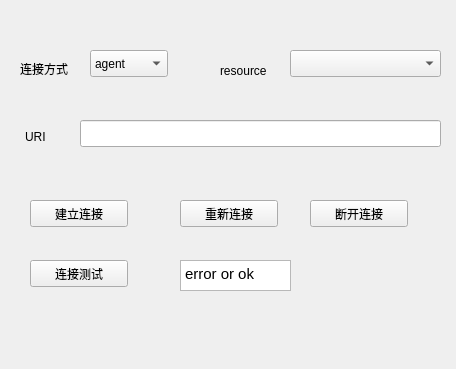
<?xml version="1.0" encoding="UTF-8"?>
<ui version="4.0">
 <class>AgentConfig</class>
 <widget class="QWidget" name="AgentConfig">
  <property name="geometry">
   <rect>
    <x>0</x>
    <y>0</y>
    <width>456</width>
    <height>369</height>
   </rect>
  </property>
  <property name="baseSize">
   <size>
    <width>750</width>
    <height>0</height>
   </size>
  </property>
  <property name="windowTitle">
   <string>Form</string>
  </property>
  <widget class="QLabel" name="labelAgent">
   <property name="geometry">
    <rect>
     <x>20</x>
     <y>60</y>
     <width>66</width>
     <height>17</height>
    </rect>
   </property>
   <property name="text">
    <string>连接方式</string>
   </property>
  </widget>
  <widget class="QPushButton" name="agentDisconnect">
   <property name="geometry">
    <rect>
     <x>310</x>
     <y>200</y>
     <width>98</width>
     <height>27</height>
    </rect>
   </property>
   <property name="text">
    <string>断开连接</string>
   </property>
  </widget>
  <widget class="QLabel" name="labelURI">
   <property name="geometry">
    <rect>
     <x>25</x>
     <y>127</y>
     <width>41</width>
     <height>20</height>
    </rect>
   </property>
   <property name="text">
    <string>URI</string>
   </property>
  </widget>
  <widget class="QTextEdit" name="agentTestResult">
   <property name="geometry">
    <rect>
     <x>180</x>
     <y>260</y>
     <width>111</width>
     <height>31</height>
    </rect>
   </property>
   <property name="html">
    <string>&lt;!DOCTYPE HTML PUBLIC &quot;-//W3C//DTD HTML 4.0//EN&quot; &quot;http://www.w3.org/TR/REC-html40/strict.dtd&quot;&gt;
&lt;html&gt;&lt;head&gt;&lt;meta name=&quot;qrichtext&quot; content=&quot;1&quot; /&gt;&lt;style type=&quot;text/css&quot;&gt;
p, li { white-space: pre-wrap; }
&lt;/style&gt;&lt;/head&gt;&lt;body style=&quot; font-family:'Sans Serif'; font-size:9pt; font-weight:400; font-style:normal;&quot;&gt;
&lt;p style=&quot; margin-top:0px; margin-bottom:0px; margin-left:0px; margin-right:0px; -qt-block-indent:0; text-indent:0px;&quot;&gt;&lt;span style=&quot; font-family:'Ubuntu'; font-size:11pt;&quot;&gt;error or ok&lt;/span&gt;&lt;/p&gt;&lt;/body&gt;&lt;/html&gt;</string>
   </property>
  </widget>
  <widget class="QPushButton" name="agentTest">
   <property name="geometry">
    <rect>
     <x>30</x>
     <y>260</y>
     <width>98</width>
     <height>27</height>
    </rect>
   </property>
   <property name="text">
    <string>连接测试</string>
   </property>
  </widget>
  <widget class="QComboBox" name="agentResources">
   <property name="geometry">
    <rect>
     <x>290</x>
     <y>50</y>
     <width>151</width>
     <height>27</height>
    </rect>
   </property>
  </widget>
  <widget class="QPushButton" name="agentConnect">
   <property name="geometry">
    <rect>
     <x>30</x>
     <y>200</y>
     <width>98</width>
     <height>27</height>
    </rect>
   </property>
   <property name="text">
    <string>建立连接</string>
   </property>
  </widget>
  <widget class="QPushButton" name="agentReconnect">
   <property name="geometry">
    <rect>
     <x>180</x>
     <y>200</y>
     <width>98</width>
     <height>27</height>
    </rect>
   </property>
   <property name="text">
    <string>重新连接</string>
   </property>
  </widget>
  <widget class="QComboBox" name="agentList">
   <property name="geometry">
    <rect>
     <x>90</x>
     <y>50</y>
     <width>78</width>
     <height>27</height>
    </rect>
   </property>
   <item>
    <property name="text">
     <string>agent</string>
    </property>
   </item>
  </widget>
  <widget class="QLineEdit" name="agentUri">
   <property name="geometry">
    <rect>
     <x>80</x>
     <y>120</y>
     <width>361</width>
     <height>27</height>
    </rect>
   </property>
   <property name="inputMethodHints">
    <set>Qt::ImhNone</set>
   </property>
  </widget>
  <widget class="QLabel" name="labelResource">
   <property name="geometry">
    <rect>
     <x>220</x>
     <y>60</y>
     <width>71</width>
     <height>21</height>
    </rect>
   </property>
   <property name="text">
    <string>resource</string>
   </property>
  </widget>
 </widget>
 <resources/>
 <connections/>
</ui>
